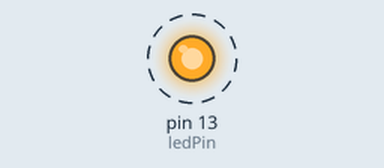
Recording of a sketch running on a simulated Arduino Uno, built with avr-gcc and run on an emulated ATmega328P. Parts: output pins drawn as LEDs (lit = HIGH). Dashed ring = blinking.

Above: at 0.5 s.
Timing chart, 0 to 4.6 s (numbered marks = the images above):
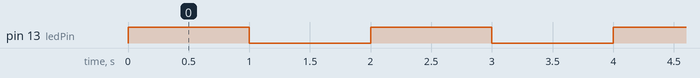

Measured:
- by itself, pin 13 (ledPin): alternates HIGH for 1.0 s and LOW for 1.0 s

The sketch:

best-blinking-led.ino
```cpp
// (licence header left out)
#define ledPin 13 // define ledPin as Pin 13

const int blinkDelay = 1000; // constant to set delay time in ms

void setup() {
  pinMode(ledPin, OUTPUT); // configure ledPin as an OUTPUT pin
}

void loop() {
  digitalWrite(ledPin, HIGH); // set ledPin to HIGH
  delay(blinkDelay); // wait
  digitalWrite(ledPin, LOW); // set ledPin to LOW
  delay(blinkDelay); // wait
}
```
